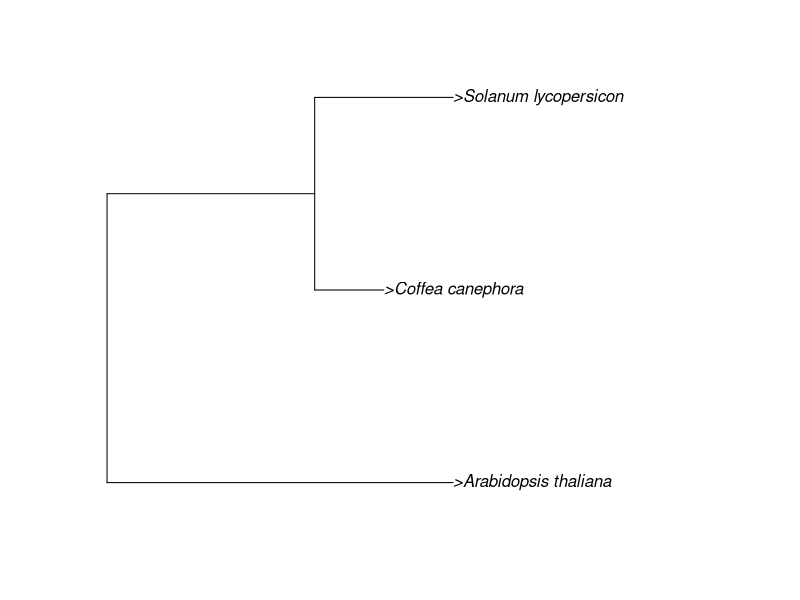
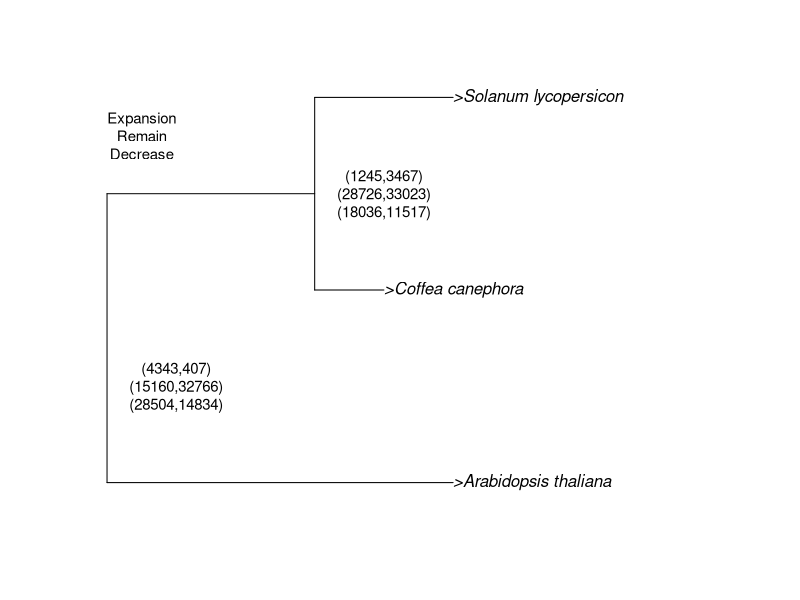
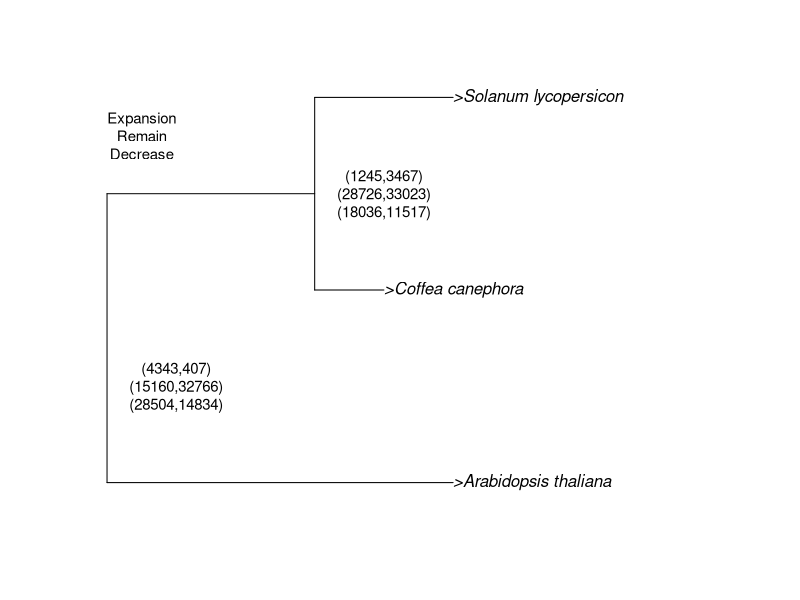
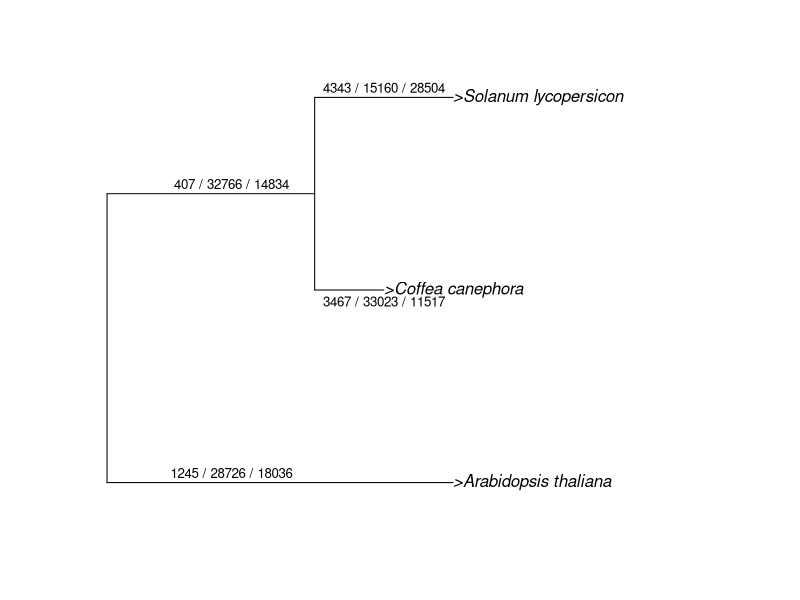

The R source for these figures, in order:
setwd('/media/drozdovapb/big/Studies/bioinformaticsinstitute/bioinfo-lab-14/bi2014-coffea-canephora/Gene_clusters/')

library(ape)
library(phangorn)
?tree
plot


###
install.packages('ade4')
library(ade4)

tr <- read.tree(text="(>Arabidopsis_thaliana:5,(>Coffea_canephora:1,>Solanum_lycopersicon:2):3);")
plot(tr)

#CAFE results

## IDs of nodes:(>AT<0>,(>Cc<2>,>So<4>)<3>)<1>
# Output format for: ' Average Expansion', 'Expansions', 'No Change', 'Contractions', 
#and 'Branch-specific P-values' = (node ID, node ID): (0,3) (2,4) 
# Output format for 'Branch cutting P-values' and 'Likelihood Ratio Test': (0, 1, 2, 3, 4)
#Average Expansion:    (-0.449018,-0.311996)	(-0.341409,-0.150791)
#Expansion :	(4343,407)	(1245,3467)
#Remain :	(15160,32766)	(28726,33023)
#Decrease:	(28504,14834)	(18036,11517)

?text
png('tree.png', width=480, height=320)
plot(tr)
text(x=1, y=1.5, labels="(4343,407)\n(15160,32766)\n(28504,14834)", cex=.9)
text(x=4, y=2.5, labels="(1245,3467)\n(28726,33023)\n(18036,11517)", cex=.9)
text(x=0.5, y=2.8, labels="Expansion\nRemain\nDecrease", cex=.9)
dev.off()

plot(tr)
text(x=1, y=1.5, labels="(4343,407)\n(15160,32766)\n(28504,14834)", cex=.9)
text(x=4, y=2.5, labels="(1245,3467)\n(28726,33023)\n(18036,11517)", cex=.9)
text(x=0.5, y=2.8, labels="Expansion\nRemain\nDecrease", cex=.9)

png('tree.png', width=480, height=320)
plot(tr)
text(x=4, y=3.05, labels="4343 / 15160 / 28504", cex=.8)
text(x=4, y=1.94, labels="3467 / 33023 / 11517", cex=.8)
text(x=1.8, y=2.55, labels="407 / 32766 / 14834", cex=.8)
text(x=1.8, y=1.05, labels="1245 / 28726 / 18036", cex=.8)
dev.off()
